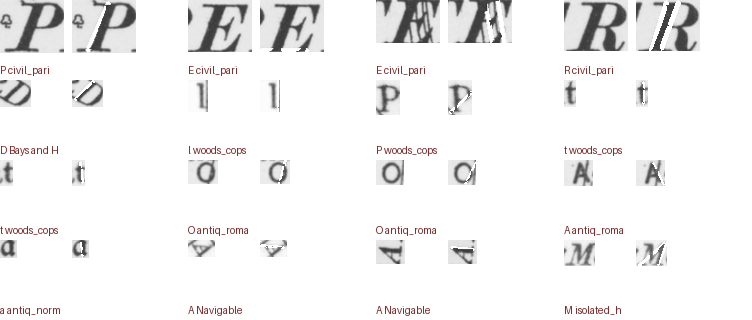
#> input picture developer/gb1900-font-probe/admin_probe/line_erase_qc.png, 752 x 320 px
$ python -i line_erase.py   (imports and definitions only)
#> lines starting #> are read from the running program, lines starting #| are printed output that depends on the picture; after the words box and inside, x2 and y2 are one past the last pixel; in counts of white or black regions, pixels touching at a corner belong together
"""Erase map linework that crosses a MapReader character box, to clean the glyph for font recognition. Roads,
boundaries, contours, railways are THIN STRAIGHT lines that cross the letter box edge-to-edge; the letter's own
strokes are THICK and self-contained. So: isolate thin structures (ink minus a stroke-width morphological
opening), Hough-detect long straight segments among those that SPAN the box (both ends on the boundary), and
erase only the thin pixels along them — thick letter strokes survive even where a line crosses them.

Test: python3 line_erase.py --labels "labels/alphabet_labels (2).json"  -> admin_probe/line_erase_qc.png
"""
import argparse, io, json, base64
import numpy as np, cv2
from PIL import Image, ImageDraw

def erase_crossing_lines(gray, require_span=True):
#> called with require_span = True
    ink = cv2.threshold(gray, 0, 255, cv2.THRESH_BINARY_INV + cv2.THRESH_OTSU)[1]   # letter=255
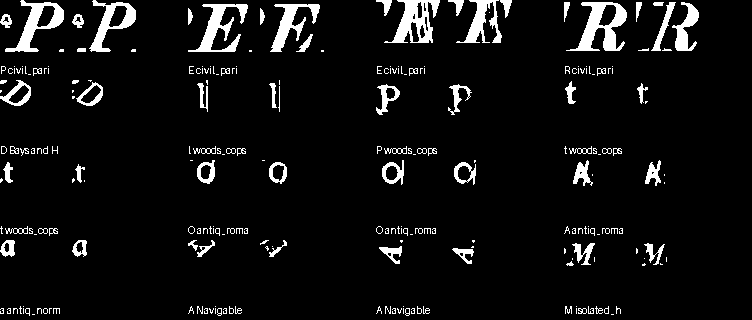
#> ink: shape (320, 752); 6.5% white; 244 white regions (156 under 20 px), largest, box (x1, y1, x2, y2) and area: (566, 2, 627, 51) 1301, (384, 0, 440, 43) 1126, (188, 4, 248, 52) 1046
    H, W = ink.shape
#> H = 320; W = 752
    if int(ink.sum()) == 0: return gray, 0
    dt = cv2.distanceTransform(ink, cv2.DIST_L2, 3)
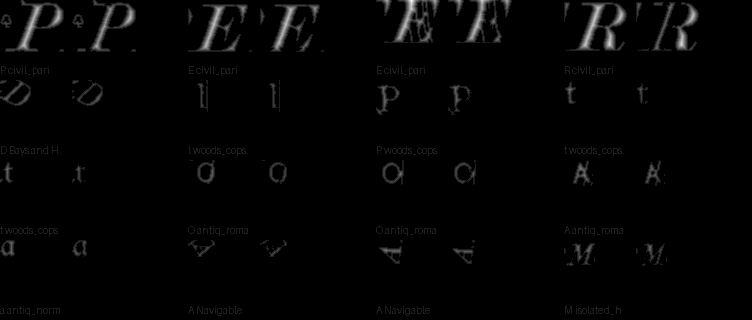
#> dt: shape (320, 752) float32; min 0, max 7.93, mean 0.12; drawn with min black and max white
    sw = max(1.0, float(np.median(dt[dt > 0.5])) if (dt > 0.5).any() else 1.0)       # letter half stroke-width
#> sw = 1.37
    # Detect straight segments on the FULL ink (map line is continuous there; the thin-layer subtract fragmented it).
    lines = cv2.HoughLinesP(ink, 1, np.pi / 180, threshold=max(10, int(0.4 * min(H, W))),
                            minLineLength=int(0.55 * max(H, W)), maxLineGap=5)
#> lines = None
    if lines is None: return gray, 0
    diag = np.hypot(H, W); mask = np.zeros_like(ink); n = 0
    edge = lambda x, y, m=3: x <= m or x >= W - 1 - m or y <= m or y >= H - 1 - m
    for x1, y1, x2, y2 in lines[:, 0, :]:
        L = np.hypot(x2 - x1, y2 - y1)
        if L < 0.55 * diag: continue
        if require_span and not (edge(x1, y1) and edge(x2, y2)): continue            # spans the box edge-to-edge
        # discriminate map-line (THIN) from letter-stroke (THICK): median distance-transform ALONG the segment.
        m = max(8, int(L)); xs = np.clip(np.linspace(x1, x2, m).astype(int), 0, W - 1)
        ys = np.clip(np.linspace(y1, y2, m).astype(int), 0, H - 1); vals = dt[ys, xs]; on = vals > 0.3
        if on.sum() < 0.6 * m: continue                                             # must lie on ink most of its length
        if np.median(vals[on]) > sw * 0.8: continue                                 # THICK -> letter stroke, keep it
        cv2.line(mask, (x1, y1), (x2, y2), 255, thickness=max(1, int(round(sw)) + 1)); n += 1
    erase = (mask > 0) & (dt <= sw * 1.3)                                            # erase thin pixels only (protect strokes)
    out = gray.copy(); out[erase] = 255
    return out, n

def main():
    ap = argparse.ArgumentParser(); ap.add_argument("--labels", default="labels/alphabet_labels (2).json")
    ap.add_argument("--out", default="admin_probe/line_erase_qc.png"); a = ap.parse_args()
    words = json.load(open(a.labels)); shown = []
    for w in words:
        img = np.asarray(Image.open(io.BytesIO(base64.b64decode(w["img"]))).convert("L"), np.uint8)
        for lt in w["letters"]:
            x, y, ww, hh = lt["x"], lt["y"], lt["w"], lt["h"]
            crop = img[max(0, y):y + hh, max(0, x):x + ww]
            if crop.size == 0: continue
            cleaned, n = erase_crossing_lines(crop)
            if n > 0: shown.append((lt["char"], w["face"], crop, cleaned, n))     # only show glyphs a line was erased from
    shown = shown[:40]
    print(f"glyphs with a crossing line erased: {len(shown)} (showing up to 40)")
    if not shown: return
    ch = 64; cols = 4; rows = (len(shown) + cols - 1) // cols
    canvas = Image.new("RGB", (cols * (2 * ch + 60), rows * (ch + 16)), (255, 255, 255)); d = ImageDraw.Draw(canvas)
    for i, (c, face, before, after, n) in enumerate(shown):
        r, cc = divmod(i, cols); x = cc * (2 * ch + 60); y = r * (ch + 16)
        for j, im0 in enumerate((before, after)):
            im = Image.fromarray(im0).convert("L"); im.thumbnail((ch, ch))
            canvas.paste(im, (x + j * (ch + 8), y))
        d.text((x, y + ch), f"{c} {face[:10]}", fill=(120, 40, 40))
    canvas.save(a.out); print(f"wrote {a.out} (left=before, right=after)")

# [2 lines not run here, left out]

>>> import cv2
>>> picture = cv2.imread('admin_probe/line_erase_qc.png', cv2.IMREAD_GRAYSCALE)
>>> result = erase_crossing_lines(picture)

$ run again, on developer/gb1900-font-probe/admin_probe/cluster_montage_clean.png
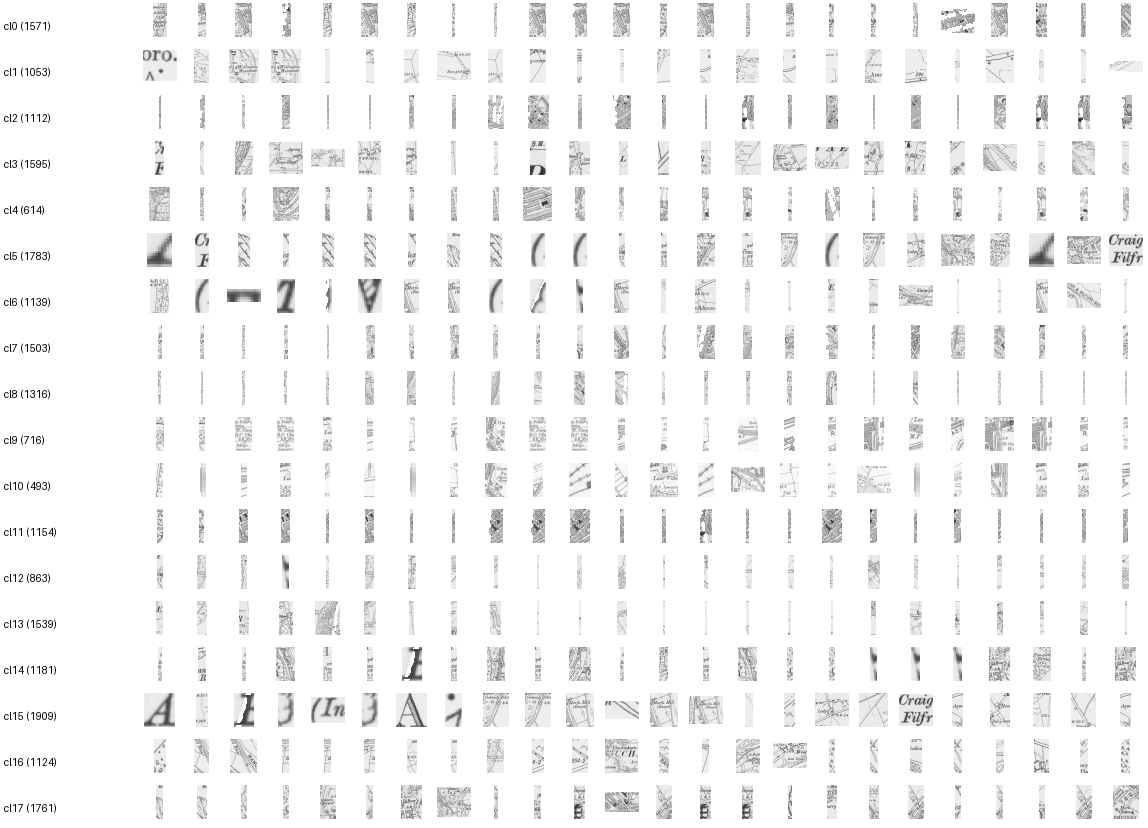
#> input picture developer/gb1900-font-probe/admin_probe/cluster_montage_clean.png, 1148 x 828 px
#> picture is the input picture: shape (828, 1148); min 3, max 255, mean 245.9
#> in erase_crossing_lines, `ink = cv2.threshold(gray, 0, 255, cv2.THRESH_BINARY_INV + cv2.THRESH_O..`:
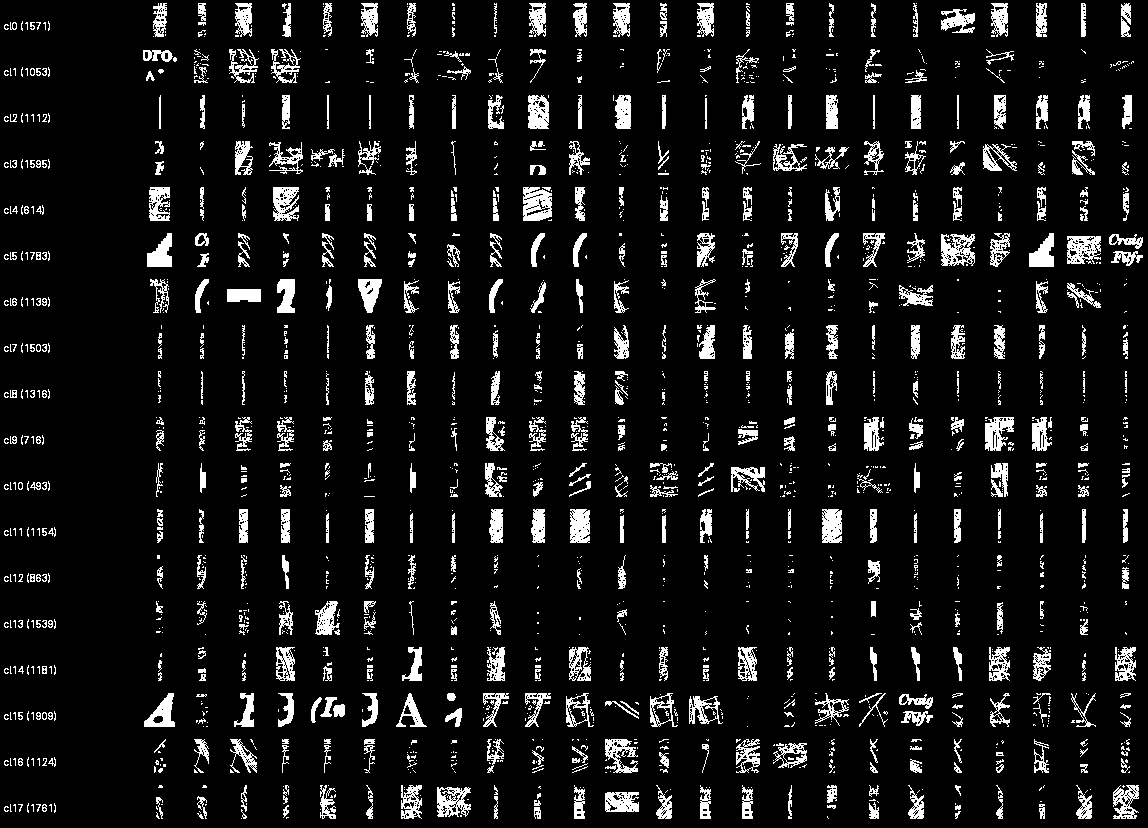
#> ink: shape (828, 1148); 8.5% white; 1954 white regions (1374 under 20 px), largest, box (x1, y1, x2, y2) and area: (523, 187, 552, 221) 753, (941, 234, 975, 266) 691, (1067, 236, 1101, 264) 665
#> in erase_crossing_lines, `dt = cv2.distanceTransform(ink, cv2.DIST_L2, 3)`:
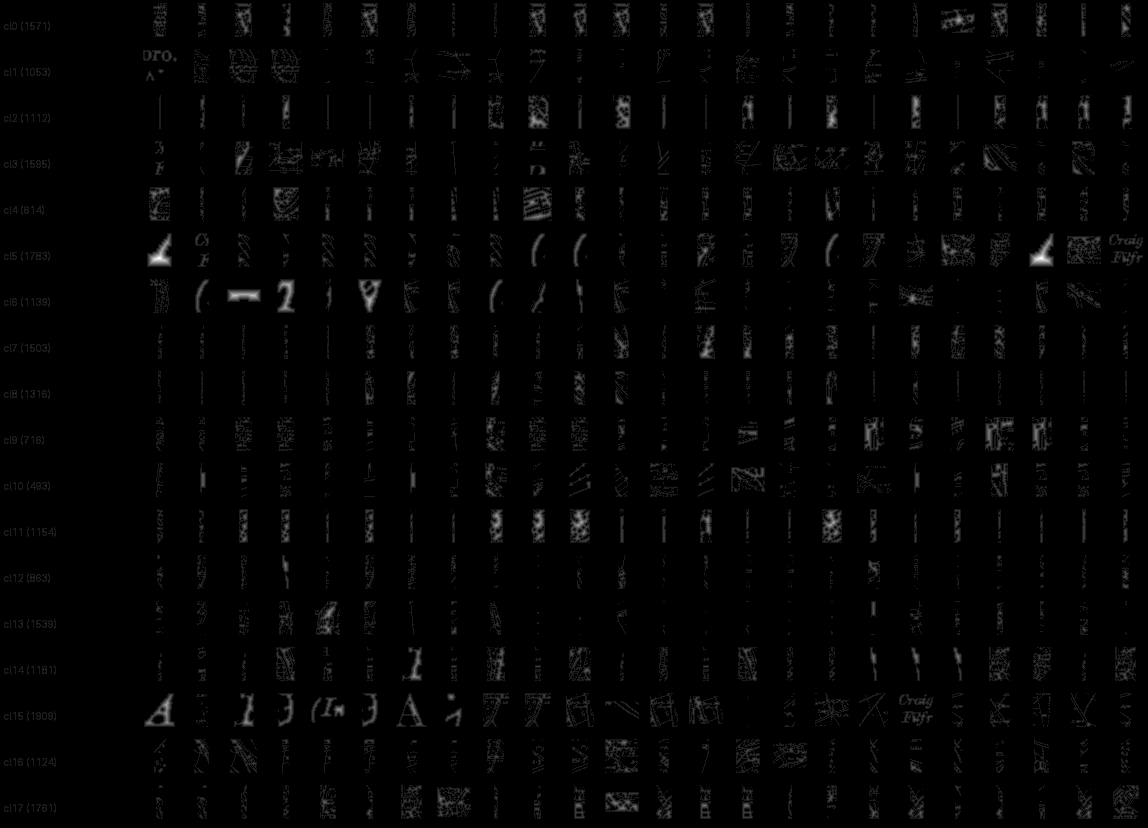
#> dt: shape (828, 1148) float32; min 0, max 8.6, mean 0.113; drawn with min black and max white
#> sw = 1
#> lines = None

$ run again, on developer/gb1900-font-probe/admin_probe/faces_qc.png
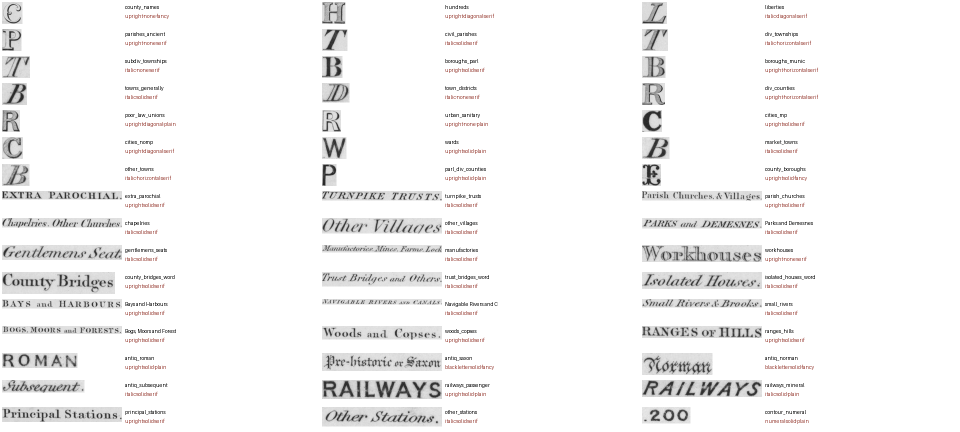
#> input picture developer/gb1900-font-probe/admin_probe/faces_qc.png, 1920 x 864 px (shown at 1/2 size)
#> in erase_crossing_lines, `ink = cv2.threshold(gray, 0, 255, cv2.THRESH_BINARY_INV + cv2.THRESH_O..`:
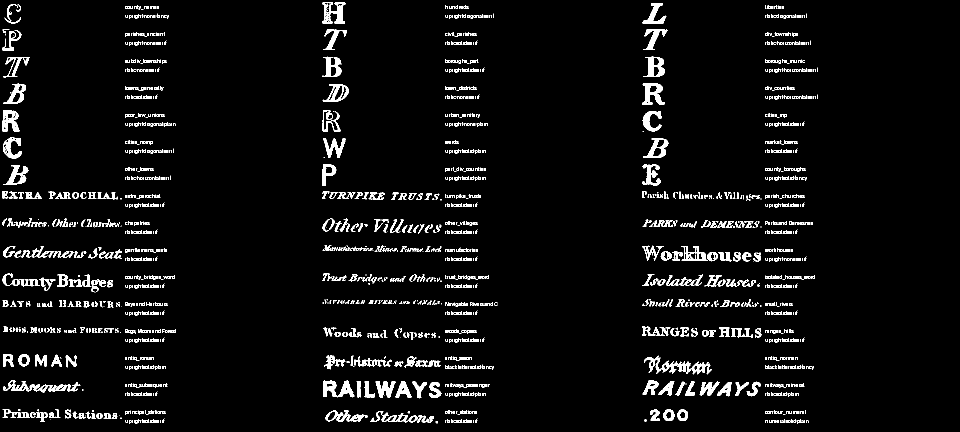
#> ink: shape (864, 1920) (shown at 1/2 size); 4.5% white; 1806 white regions (1127 under 20 px), largest, box (x1, y1, x2, y2) and area: (6, 760, 161, 785) 1298, (1284, 166, 1330, 210) 1009, (644, 4, 691, 48) 992
#> in erase_crossing_lines, `dt = cv2.distanceTransform(ink, cv2.DIST_L2, 3)`:
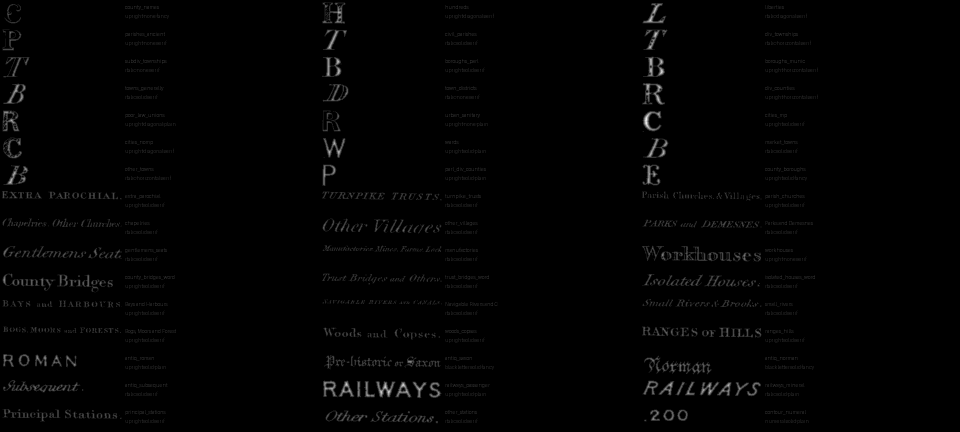
#> dt: shape (864, 1920) float32 (shown at 1/2 size); min 0, max 6.68, mean 0.063; drawn with min black and max white
#> sw = 1
#> lines = None
